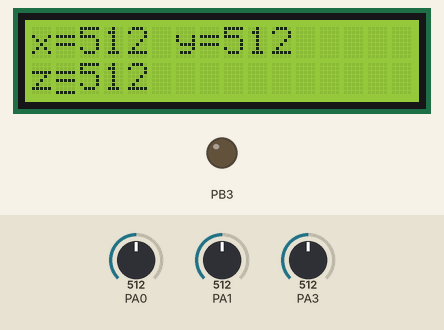
Simulated run of this program. Board: ATmega16, built with avr-gcc and emulated at 1 MHz. Parts: 16×2 character LCD, output pins drawn as LEDs (lit = HIGH). Wiring (inferred from the names in the program): character LCD (HD44780): RS PB0; R/W PB1; E PB2; data PB4, PB5, PB6, PB7. The test bench sets the inputs (shaded band); at power-on: PA3 = 512, PA0 = 512, PA1 = 512. Pins used as bus, display or sensor lines are not drawn.

Above: at 1.2 s.
1.3 s: PA3 set to 985
At 2.6 s:
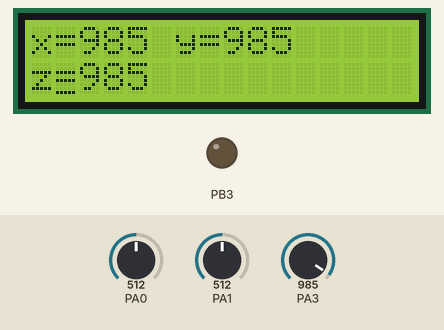
2.9 s: PA3 set to 1010
At 3.4 s:
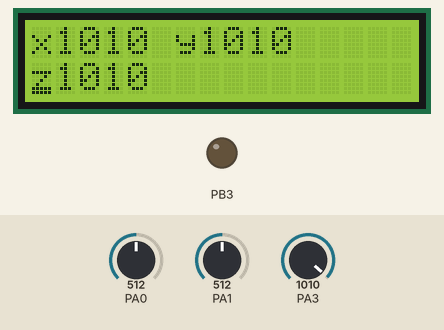
4.5 s: PA3 set to 900
At 4.61 s:
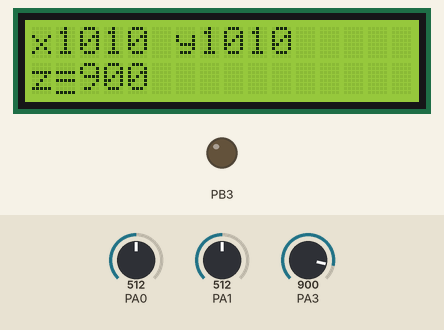
Timing chart, 0 to 7.5 s (numbered marks = the images above; inputs shaded):
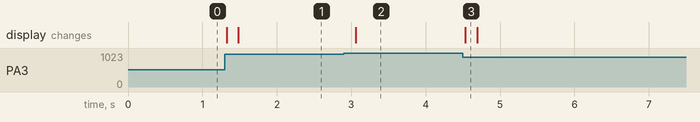

Measured:
- the behaviour switches between 999 and 1000 on PA3 (found by bisection; images 1 and 2)
- after the input at 1.3 s, the display: first changes at once (image 1 shows a later state)
- after the input at 2.9 s, the display: changes after 0.16 s (image 2)
- after the input at 4.5 s, the display: changes at once (image 3)

The program:

main.c
```c
#define lcd PORTB
#define rs PB0
#define rw PB1
#define en PB2
#define F_CPU 1000000UL

#include<avr/io.h>
#include<util/delay.h>
//-------------------------
void lcd_init();
void lcd_cmd(unsigned char com);
void lcd_data(unsigned char data);
void lcd_num(unsigned int value);

void ADC_init();
unsigned int adc_read(unsigned int ch);

//--------main-----------------------------------

int main(void)
{
	DDRA=0x00;
	DDRB=0XFF; //LCD OUTPUTRB
	DDRB=0XFF;
	lcd_init();
	ADC_init();

	unsigned int value;
	while(1)
	{

		value=adc_read(0);// y+ connected to channel 1(y-x-y+x+)
		//value1=value1/4;
		lcd_cmd(0x80);
		lcd_string("x=");
		lcd_cmd(0x84);
		lcd_num(value);
		//_delay_ms(100);

		//-----------------------------------

		value=adc_read(1);
		// value=value/4;
		lcd_cmd(0x86);
		lcd_string("y=");
		lcd_cmd(0x8a);
		lcd_num(value);
		//_delay_ms(100);
		//---------------
		value=adc_read(2);
		// value=value/4;
		lcd_cmd(0xc0);
		lcd_string("z=");
		lcd_cmd(0xc4);
		lcd_num(value);
		_delay_ms(100);


	}
}


void ADC_init(void)
{
	ADMUX|=(1<<REFS0);//0B=01000000
	ADCSRA=(1<<ADEN)|(1<<ADATE)|(1<<ADPS2)|(1<<ADPS1)|(1<<ADPS0);//0b10100111
}

unsigned int adc_read(unsigned int cha)
{
	unsigned int channel;
	channel=cha&0b00000111;
	ADMUX|=channel;
	ADCSRA|=(1<<ADSC );
	while(!(ADCSRA&(1<<ADIF)))//ADC CHECKING
	{
	}
	ADCSRA|=(1<<ADIF);
	return ADC;
}


void lcd_init()
{
	lcd_cmd(0x02);
	lcd_cmd(0x28);
	lcd_cmd(0x0E);
	lcd_cmd(0x06);
}
void lcd_cmd(unsigned char com)
{
	unsigned char cmd1;
	cmd1=(com&(0XF0));//UPPER 4 BIT DATA
	lcd=cmd1;
	lcd&=~(1<<rs);//rs 0
	lcd&=~(1<<rw);//rw 0
	lcd|=(1<<en);
	_delay_ms(1);
	lcd&=~(1<<en);// en 0

	cmd1=((com<<4)&(0xF0));//LOWER 4 BIT DATA
	lcd=cmd1;
	lcd&=~(1<<rs);//rs 0
	lcd&=~(1<<rw);//rw 0
	lcd|=(1<<en);
	_delay_ms(1);
	lcd&=~(1<<en);// en 0
}
void lcd_data(unsigned char data)
{
	unsigned char data1;
	data1=(data&(0XF0));//UPPER 4 BIT DATA
	lcd=data1;
	lcd|=(1<<rs);//rs 1
	lcd&=~(1<<rw);//rw 1
	lcd|=(1<<en);//en 0
	_delay_ms(1);
	lcd&=~(1<<en);// en=0

	data1=((data<<4)&(0XF0));
	lcd=data1;
	lcd|=(1<<rs);//rs 1
	lcd&=~(1<<rw);//rw 0
	lcd|=(1<<en);
	_delay_ms(1);
	lcd&=~(1<<en);// en 0
}
//------------------------------------
void lcd_string(unsigned char *str)
{
	int i=0;
	while(str[i]!='\0')
	{
		lcd_data(str[i]);
		i++;
	}
}

void lcd_num(unsigned int value)
{
	unsigned int rem;
	lcd_cmd(0x04);
	while(value!=0)
	{
		rem=value%10;
		lcd_data(rem+48);
		value=value/10;
	}
	lcd_cmd(0x06);
}
```
